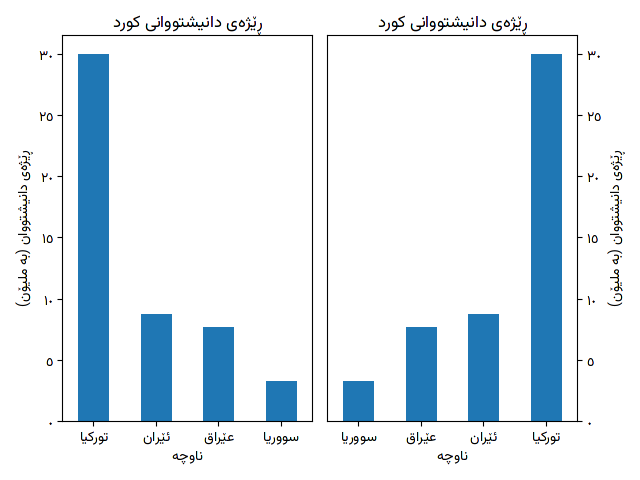

This figure's Python source:
#
# matplotlib_kurdish.py
#
#   This script will read in and process a Sorani Kurdish TSV file.
#   
#   mplcairo supports a number of backends available. 
#
#   If you wish to save plot as an image, rather than display plot
#   use module://mplcairo.base
#
#   Depending on your OS and system configuration a number of 
#   backends that render to widgets are available:
#      * module://mplcairo.gtk (used below for non-macOS installs)
#      * module://mplcairo.gtk_native
#      * module://mplcairo.qt
#      * module://mplcairo.tk
#      * module://mplcairo.wx
#      * module://mplcairo.macosx  (used below for macOS)

import pandas as pd
import locale, platform
import gi
import mplcairo
import matplotlib as mpl
if platform.system() == "Darwin":
    mpl.use("module://mplcairo.macosx")
else:
    gi.require_version("Gtk", "3.0")
    mpl.use("module://mplcairo.gtk")
    # mpl.use("module://mplcairo.qt")
import matplotlib.pyplot as plt
import matplotlib.ticker as ticker
import seaborn as sns
import unicodedata as ud, regex as re

# Convert non-Western Arabic digits to Western Arabic digits
def convert_digits(s, sep = (",", ".")):
    nd = re.compile(r'^-?\p{Nd}[,.\u066B\u066C\u0020\u2009\p{Nd}]*$')
    tsep, dsep = sep
    if nd.match(s):
        s = s.replace(tsep, "")
        s = ''.join([str(ud.decimal(c, c)) for c in s])
        if dsep in s:
            return float(s.replace(dsep, ".")) if dsep != "." else float(s)
        return int(s)
    return s

# Specify grouping and decimal seperators using in data
seps = ("\u066C", "\u066B")
# convert entries to hyphen to Eastern Arabic zero, and pass to convert_digits()
digitsconv = lambda x: convert_digits(x.replace("-", "٠"), sep = seps)

# Covert Western Arabic digits to Eastern Arabic digits for tick labels
def convert_to_sorani_ns(n, p=None, scale=None):
    locale.setlocale(locale.LC_ALL, "en_US.UTF-8")
    decimal_places = 2
    n = n * scale if scale else n
    format_string = '%0.' + str(decimal_places) + 'f' if type(n) == float else '%d'
    n = locale.format_string(format_string, n, grouping=True, monetary=True)
    n = n.replace(",", "ṯ").replace(".", "ḏ")
    sep = ["\u066C", "\u066B"]
    t = n.maketrans("0123456789", "٠١٢٣٤٥٦٧٨٩")
    locale.setlocale(locale.LC_ALL, "")
    return n.translate(t).replace("ṯ", sep[0] ).replace("ḏ", sep[1])

# import data
import pandas as pd
conv = {
    'سووریا': digitsconv,
    'عێراق': digitsconv,
    'ئێران': digitsconv,
    'تورکیا': digitsconv,
    'جیھانی': digitsconv
}
df = pd.read_table("../data/demographics.tsv", converters=conv)
print(df)

# get sum of each column
col_list=["تورکیا" ,"ئێران" ,"عێراق" ,"سووریا"]
total_df = df[col_list].sum(axis=0)
print(total_df)

plt.figure()
plt.rcParams.update({'font.family':'Vazirmatn'})
ns_formatter = ticker.FuncFormatter(lambda x, p: convert_to_sorani_ns(x, p, scale=0.000001))

plt.subplot(1, 2, 1)
ax1 = total_df.plot(kind="bar", title='ڕێژەی دانیشتووانی کورد', xlabel="ناوچە", ylabel="ڕێژەی دانیشتووان (بە ملیۆن)", rot=0)
ax1.get_yaxis().set_major_formatter(ns_formatter)

plt.subplot(1, 2, 2)
ax2 = total_df.plot(kind="bar", title='ڕێژەی دانیشتووانی کورد', xlabel="ناوچە", ylabel="ڕێژەی دانیشتووان (بە ملیۆن)", rot=0)
ax2.get_yaxis().set_major_formatter(ns_formatter)
# move y axis and associated label to right of plot
ax2.yaxis.tick_right()
ax2.yaxis.set_label_position("right")
# invert x-axis
#plt.gca().invert_xaxis()
ax2.invert_xaxis()

plt.tight_layout()
plt.show(block=True)
